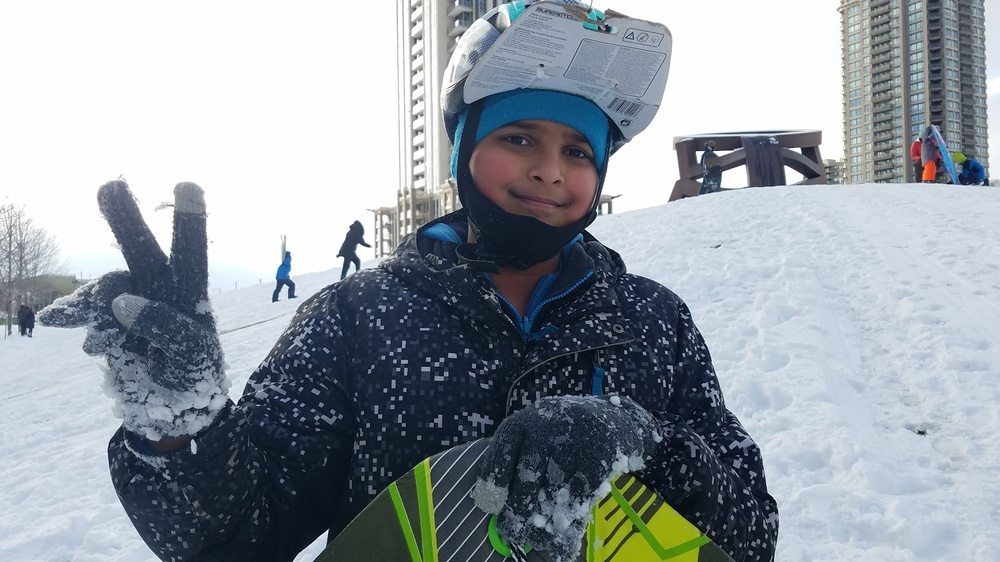
#> input picture photo.jpg, 1000 x 562 px, shrunk from 1689 x 950 before the run
$ python sketchGen.py
#> lines starting #> are read from the running program, lines starting #| are printed output that depends on the picture
import numpy as np
import imageio
import scipy.ndimage
import cv2

img="photo.jpg"
s=imageio.imread(img)
#> s is the input picture: shape (562, 1000, 3); mean R, G, B 147.9, 155.8, 163

def grayScale(rgb):
    return np.dot(rgb[...,:3], [0.2, 0.2, 0.2])

def dodge(front,back):
    result=front*255/(255-back)
    result[result>255]=255
    result[back==255]=255
    return result.astype(np.uint8)

s = imageio.imread(img)
g=grayScale(s)
#> in grayScale, `return np.dot(rgb[...,:3], [0.2, 0.2, 0.2])`:
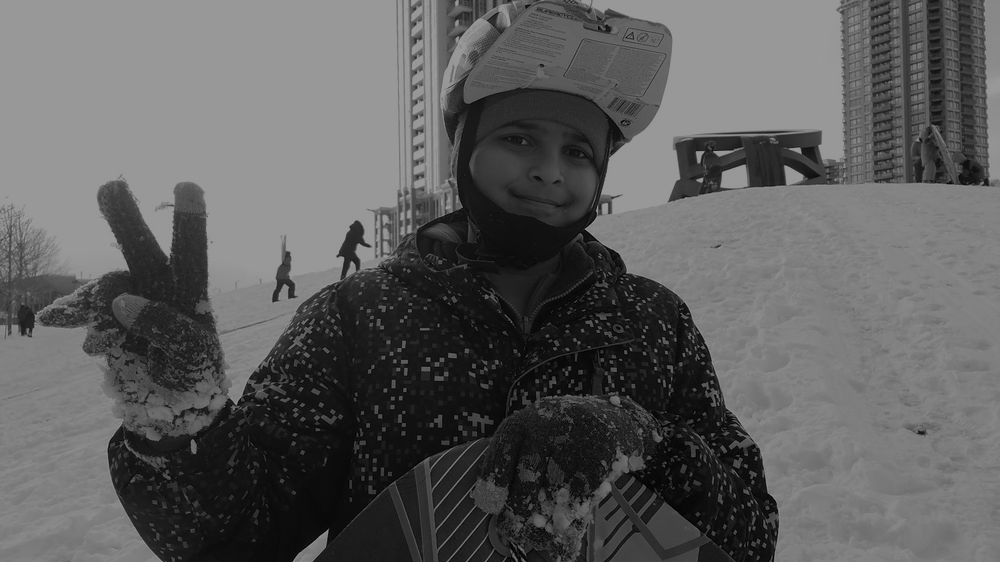
#> returned value: shape (562, 1000) float64; min 0.6, max 153, mean 93.3
i=255-g
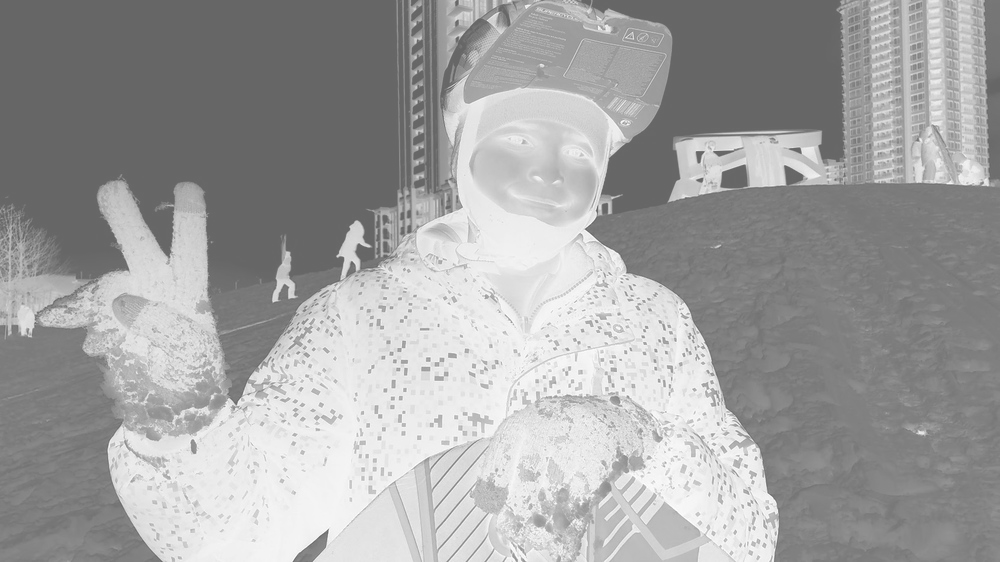
#> i: shape (562, 1000) float64; min 102, max 254.4, mean 161.7
b=scipy.ndimage.filters.gaussian_filter(i, sigma=15)
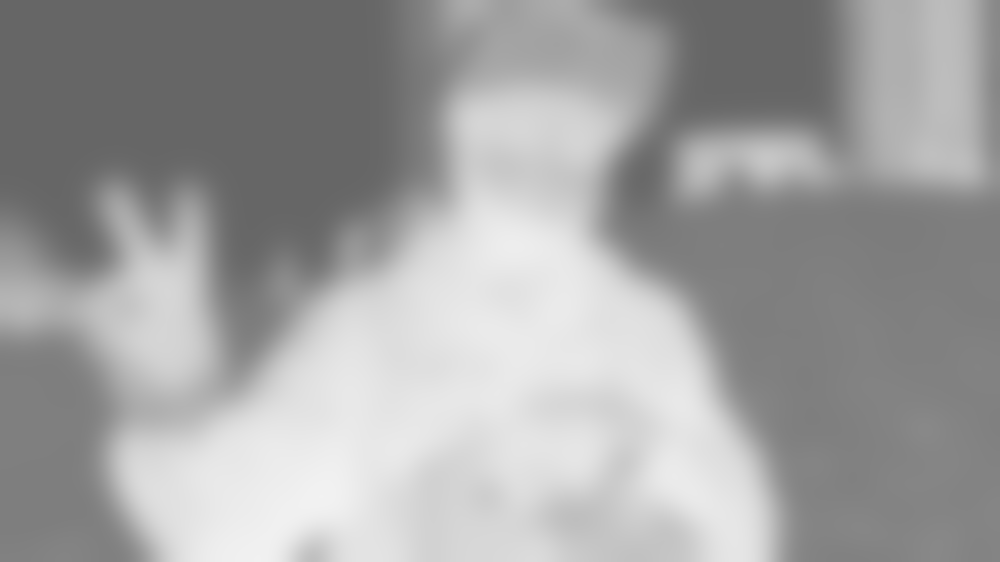
#> b: shape (562, 1000) float64; min 102.6, max 242, mean 161.7
r=dodge(b,g)
#> in dodge, `result=front*255/(255-back)`:
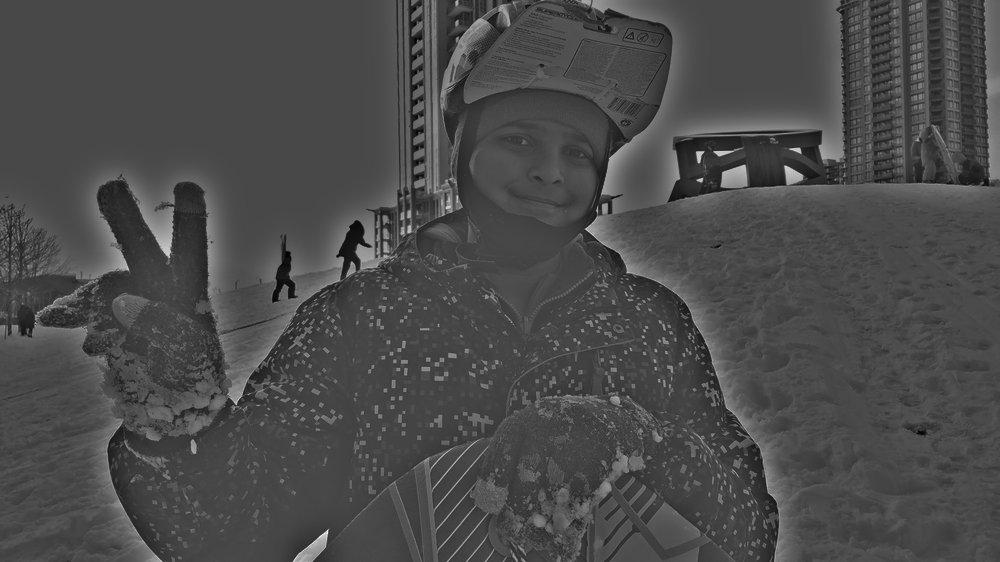
#> result: shape (562, 1000) float64; min 143.1, max 536, mean 258.7; drawn with min black and max white
#> in dodge, `result[result>255]=255`:
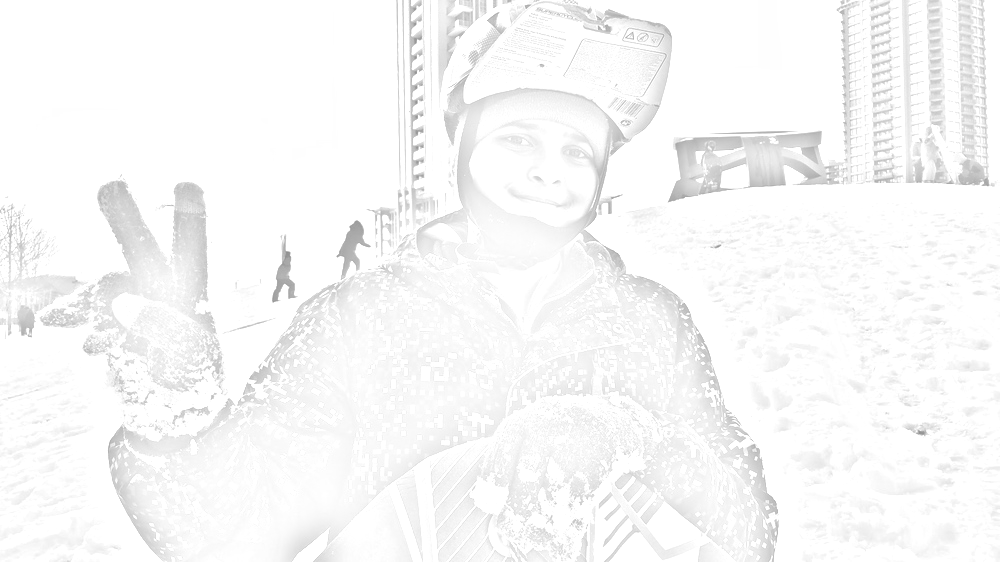
#> result: shape (562, 1000) float64; min 143.1, max 255, mean 248.3
cv2.imwrite("sketch21.jpg",r)
print("Photo has been sketched :D")
#> (the run stopped early here; a loop or call above may not have finished)
